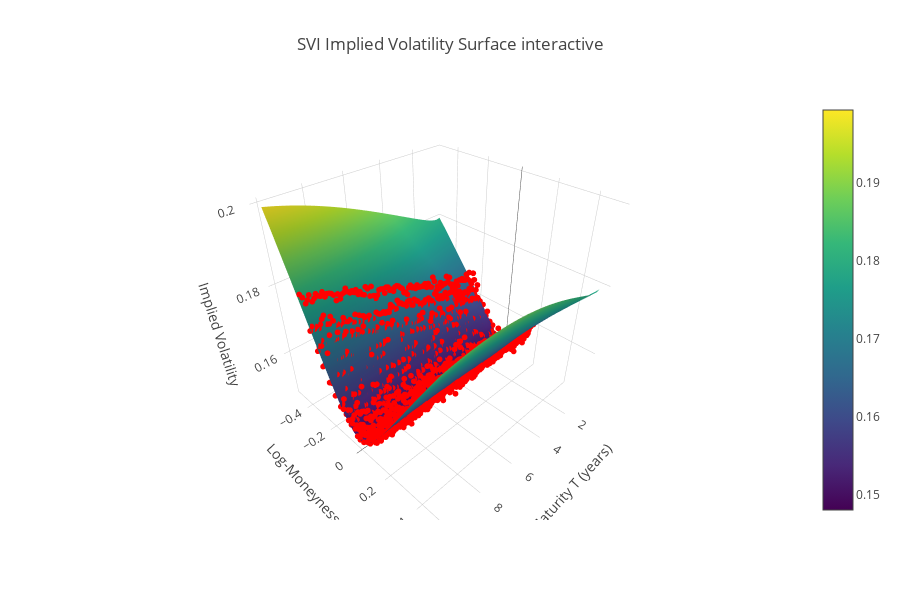

Notebook code for this chart:
### Code cell
df['Fwd'] = df['Spot'] * np.exp(df['RiskFreeRate'] * df['Maturity'])
df['k'] = np.log(df['Strike'] / df['Fwd'])

fig=go.Figure()



for i in range(T_mesh.shape[0]):
    for j in range(T_mesh.shape[1]):
        T_val = T_mesh[i, j]
        k_val = k_mesh[i, j]
        a, b, rho, m, sigma = svi_params(T_val)  
        
        F = spot * np.exp(r * T_val)  
        K = F * np.exp(k_val)           
        
        vol_surface[i, j] = t.svi_implied_vol(K, spot, T_val, r, a, b, rho, m, sigma)

fig = go.Figure(data=[go.Surface(
    x=T_mesh,
    y=k_mesh,
    z=vol_surface,
    colorscale='Viridis'
)])

fig.update_layout(
    title='SVI Implied Volatility Surface interactive',
    scene=dict(
        xaxis_title='Maturity T (years)',
        yaxis_title='Log-Moneyness k',
        zaxis_title='Implied Volatility'
    ),
    autosize=False,
    height=600,
)
scatter = go.Scatter3d(
    x=df['Maturity'],
    y=df['k'],
    z=df['Volatility'],
    mode='markers',
    marker=dict(
        size=2,
        color='red'
        
    ),
    name='Market Data'
)

fig.add_trace(scatter)

### Figure 1 — Plotly figure (JSON) as saved in the notebook; plotly's stock layout.template omitted (floating-point values rounded to 4 significant figures; data arrays with more than 128 entries replaced by an {"elided": "..."} marker saying what was removed)
{"data": [{"colorscale": [[0, "#440154"], [0.1111, "#482878"], [0.2222, "#3e4989"], [0.3333, "#31688e"], [0.4444, "#26828e"], [0.5556, "#1f9e89"], [0.6667, "#35b779"], [0.7778, "#6ece58"], [0.8889, "#b5de2b"], [1, "#fde725"]], "type": "surface", "x": {"elided": "30x50 float values"}, "y": {"elided": "30x50 float values"}, "z": {"elided": "30x50 float values"}}, {"marker": {"color": "red", "size": 2}, "mode": "markers", "name": "Market Data", "type": "scatter3d", "x": {"elided": "2000 float values"}, "y": {"elided": "2000 float values"}, "z": {"elided": "2000 float values"}}], "layout": {"autosize": false, "height": 600, "scene": {"xaxis": {"title": {"text": "Maturity T (years)"}}, "yaxis": {"title": {"text": "Log-Moneyness k"}}, "zaxis": {"title": {"text": "Implied Volatility"}}}, "title": {"text": "SVI Implied Volatility Surface interactive"}}}
